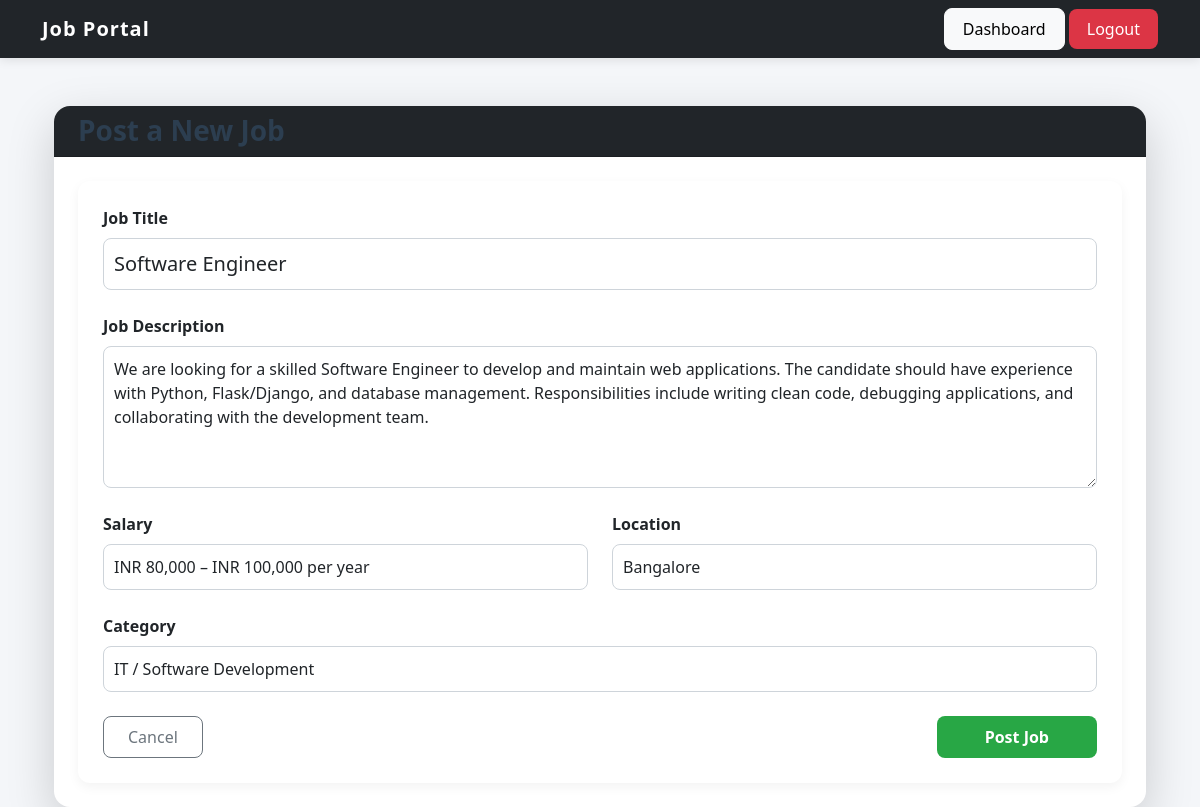
The app's page /edit-job/1 (signed in) with its own data.
### models.py (models this page shows, shortened)
class Job(db.Model):
    __tablename__ = "job"
    id = db.Column(db.Integer, primary_key=True)
    title = db.Column(
        db.String(200),
        nullable=False,
        index=True
    )
    description = db.Column(
        db.Text,
        nullable=False
    )
    salary = db.Column(db.String(100))
    location = db.Column(db.String(100))
    category = db.Column(db.String(100))
    created_at = db.Column(
        db.DateTime,
        default=datetime.utcnow,
        index=True
    )
    employer_id = db.Column(
        db.Integer,
        db.ForeignKey('user.id', ondelete="CASCADE"),
        nullable=False
    )
    applications = db.relationship(
        'Application',
        backref='job',
        cascade="all, delete-orphan",
        lazy=True
    )

### app.py (the view, shortened to what this page needs)
@app.route('/edit-job/<int:job_id>', methods=['GET', 'POST'])
@login_required
def edit_job(job_id):
    job = Job.query.get_or_404(job_id)
    if job.employer_id != current_user.id:
        abort(403)
    form = JobForm(obj=job)
    return render_template("post_job.html", form=form)

### forms.py
class JobForm(FlaskForm):
    title = StringField(
        'Job Title',
        validators=[DataRequired(), Length(max=200)]
    )
    description = TextAreaField(
        'Job Description',
        validators=[DataRequired()]
    )
    salary = StringField(
        'Salary',
        validators=[DataRequired()]
    )
    location = StringField(
        'Location',
        validators=[DataRequired()]
    )
    category = StringField(
        'Category',
        validators=[DataRequired()]
    )
    submit = SubmitField('Post Job')

### app.py (called while the page is built)
@login_manager.user_loader
def load_user(user_id):
    return db.session.get(User, int(user_id))

### templates/post_job.html (shortened to what this page needs)
{% extends "base.html" %}
{% block content %}
<div class="container mt-5">
    <div class="card shadow-lg border-0 rounded-4">
        <div class="card-header bg-dark text-white rounded-top-4">
            <h3 class="mb-0">
                 Post a New Job
            </h3>
        </div>
        <div class="card-body p-4">
            <form method="POST">
                <div class="mb-4">
                    {{ form.title.label(class="form-label fw-bold") }}
                    {{ form.title(class="form-control form-control-lg") }}
                </div>
                <div class="mb-4">
                    {{ form.description.label(class="form-label fw-bold") }}
                    {{ form.description(class="form-control", rows="5") }}
                </div>
                <div class="row">
                    <div class="col-md-6 mb-4">
                        {{ form.salary.label(class="form-label fw-bold") }}
                        {{ form.salary(class="form-control") }}
                    </div>
                    <div class="col-md-6 mb-4">
                        {{ form.location.label(class="form-label fw-bold") }}
                        {{ form.location(class="form-control") }}
                    </div>
                </div>
                <div class="mb-4">
                    {{ form.category.label(class="form-label fw-bold") }}
                    {{ form.category(class="form-control") }}
                </div>
                <div class="d-flex justify-content-between">
                    <a href="{{ url_for('dashboard') }}" class="btn btn-outline-secondary px-4">
                        Cancel
                    </a>
                    {{ form.submit(class="btn btn-success px-5 fw-bold") }}
                </div>
            </form>
        </div>
    </div>
</div>
{% endblock %}

### static/style.css (style rules this page uses)
body { background-color: #f4f6f9; font-family: 'Segoe UI', Tahoma, Geneva, Verdana, sans-serif; }
h2, h3, h4 { font-weight: 600; color: #2c3e50; }
a { text-decoration: none; }
.card { border: none; border-radius: 12px; box-shadow: 0 4px 12px rgba(0, 0, 0, 0.07); transition: 0.3s ease-in-out; }
.btn { border-radius: 8px; padding: 8px 18px; font-weight: 500; transition: all 0.3s ease; }
.btn-success { background-color: #28a745; border: none; }
form { background: #ffffff; padding: 25px; border-radius: 12px; box-shadow: 0 4px 12px rgba(0, 0, 0, 0.05); }
.form-control { border-radius: 8px; padding: 10px; border: 1px solid #ced4da; }

### records on screen
Job: title "Software Engineer", description "We are looking for a skilled Software Engineer to develop and maintain web applications. The candidate should have experience with Python, Flask/Django, and database management. Responsibilities include writing clean code, debugging applications, and collaborating with the development team.", salary "INR 80,000 – INR 100,000 per year", location "Bangalore", category "IT / Software Development"
